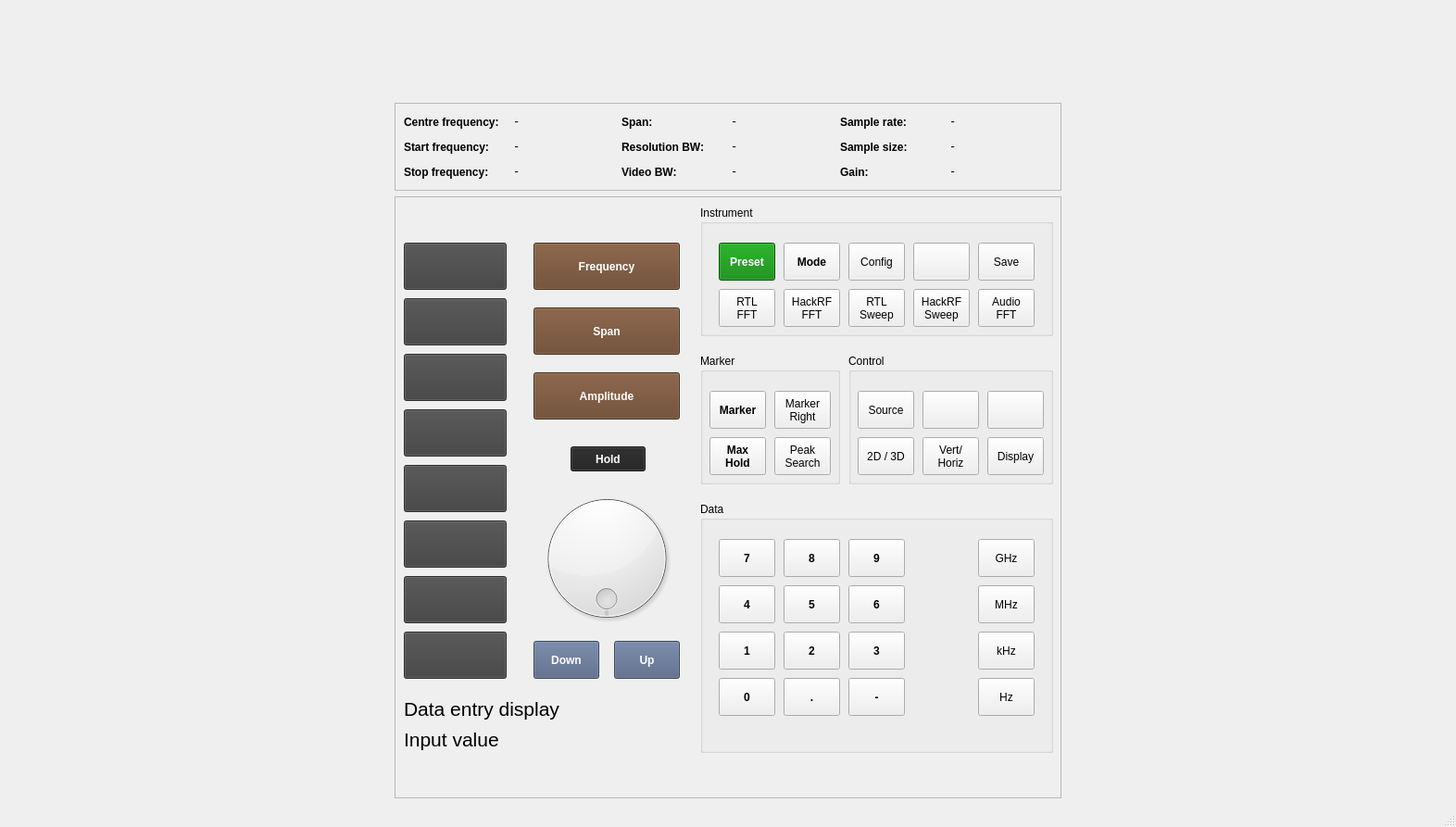
<?xml version="1.0" encoding="UTF-8"?>
<ui version="4.0">
 <class>mainWindow</class>
 <widget class="QMainWindow" name="mainWindow">
  <property name="geometry">
   <rect>
    <x>0</x>
    <y>0</y>
    <width>1572</width>
    <height>893</height>
   </rect>
  </property>
  <property name="windowTitle">
   <string>Top Dog Spectrum Analyser</string>
  </property>
  <widget class="QWidget" name="centralwidget">
   <layout class="QHBoxLayout" name="horizontalLayout_2">
    <item>
     <layout class="QVBoxLayout" name="verticalLayout_3">
      <item>
       <layout class="QVBoxLayout" name="verticalLayout">
        <item>
         <widget class="QWidget" name="graphical_display" native="true">
          <layout class="QHBoxLayout" name="horizontalLayout_3"/>
         </widget>
        </item>
        <item>
         <widget class="QFrame" name="frame_2">
          <property name="maximumSize">
           <size>
            <width>16777215</width>
            <height>100</height>
           </size>
          </property>
          <property name="frameShape">
           <enum>QFrame::StyledPanel</enum>
          </property>
          <property name="frameShadow">
           <enum>QFrame::Raised</enum>
          </property>
          <layout class="QGridLayout" name="gridLayout">
           <item row="0" column="0">
            <layout class="QHBoxLayout" name="horizontalLayout_5">
             <item>
              <widget class="QLabel" name="label_centre_freq">
               <property name="font">
                <font>
                 <bold>true</bold>
                </font>
               </property>
               <property name="text">
                <string>Centre frequency:</string>
               </property>
              </widget>
             </item>
             <item>
              <widget class="QLabel" name="output_centre_freq">
               <property name="font">
                <font>
                 <family>Monospace</family>
                </font>
               </property>
               <property name="text">
                <string>-</string>
               </property>
              </widget>
             </item>
            </layout>
           </item>
           <item row="0" column="1">
            <layout class="QHBoxLayout" name="horizontalLayout_6">
             <item>
              <widget class="QLabel" name="label_span">
               <property name="font">
                <font>
                 <bold>true</bold>
                </font>
               </property>
               <property name="text">
                <string>Span:</string>
               </property>
              </widget>
             </item>
             <item>
              <widget class="QLabel" name="output_span">
               <property name="font">
                <font>
                 <family>Monospace</family>
                </font>
               </property>
               <property name="text">
                <string>-</string>
               </property>
              </widget>
             </item>
            </layout>
           </item>
           <item row="2" column="0">
            <layout class="QHBoxLayout" name="horizontalLayout_8">
             <item>
              <widget class="QLabel" name="label_start_freq">
               <property name="font">
                <font>
                 <bold>true</bold>
                </font>
               </property>
               <property name="text">
                <string>Start frequency:</string>
               </property>
              </widget>
             </item>
             <item>
              <widget class="QLabel" name="output_start_freq">
               <property name="font">
                <font>
                 <family>Monospace</family>
                </font>
               </property>
               <property name="text">
                <string>-</string>
               </property>
              </widget>
             </item>
            </layout>
           </item>
           <item row="3" column="0">
            <layout class="QHBoxLayout" name="horizontalLayout_11">
             <item>
              <widget class="QLabel" name="label_stop_freq">
               <property name="font">
                <font>
                 <bold>true</bold>
                </font>
               </property>
               <property name="text">
                <string>Stop frequency:</string>
               </property>
              </widget>
             </item>
             <item>
              <widget class="QLabel" name="output_stop_freq">
               <property name="font">
                <font>
                 <family>Monospace</family>
                </font>
               </property>
               <property name="text">
                <string>-</string>
               </property>
              </widget>
             </item>
            </layout>
           </item>
           <item row="3" column="1">
            <layout class="QHBoxLayout" name="horizontalLayout_7">
             <item>
              <widget class="QLabel" name="label_video_bw">
               <property name="font">
                <font>
                 <bold>true</bold>
                </font>
               </property>
               <property name="text">
                <string>Video BW:</string>
               </property>
              </widget>
             </item>
             <item>
              <widget class="QLabel" name="output_video_bw">
               <property name="font">
                <font>
                 <family>Monospace</family>
                </font>
               </property>
               <property name="text">
                <string>-</string>
               </property>
              </widget>
             </item>
            </layout>
           </item>
           <item row="0" column="2">
            <layout class="QHBoxLayout" name="horizontalLayout_10">
             <item>
              <widget class="QLabel" name="label_sample_rate">
               <property name="font">
                <font>
                 <bold>true</bold>
                </font>
               </property>
               <property name="text">
                <string>Sample rate:</string>
               </property>
              </widget>
             </item>
             <item>
              <widget class="QLabel" name="output_sample_rate">
               <property name="font">
                <font>
                 <family>Monospace</family>
                </font>
               </property>
               <property name="text">
                <string>-</string>
               </property>
              </widget>
             </item>
            </layout>
           </item>
           <item row="2" column="1">
            <layout class="QHBoxLayout" name="horizontalLayout_4">
             <item>
              <widget class="QLabel" name="label_res_bw">
               <property name="font">
                <font>
                 <bold>true</bold>
                </font>
               </property>
               <property name="text">
                <string>Resolution BW:</string>
               </property>
              </widget>
             </item>
             <item>
              <widget class="QLabel" name="output_res_bw">
               <property name="font">
                <font>
                 <family>Monospace</family>
                </font>
               </property>
               <property name="text">
                <string>-</string>
               </property>
              </widget>
             </item>
            </layout>
           </item>
           <item row="3" column="2">
            <layout class="QHBoxLayout" name="horizontalLayout_9">
             <item>
              <widget class="QLabel" name="label_gain">
               <property name="font">
                <font>
                 <bold>true</bold>
                </font>
               </property>
               <property name="text">
                <string>Gain:</string>
               </property>
              </widget>
             </item>
             <item>
              <widget class="QLabel" name="output_gain">
               <property name="font">
                <font>
                 <family>Monospace</family>
                </font>
               </property>
               <property name="text">
                <string>-</string>
               </property>
              </widget>
             </item>
            </layout>
           </item>
           <item row="2" column="2">
            <layout class="QHBoxLayout" name="horizontalLayout_12">
             <item>
              <widget class="QLabel" name="label_sample_size">
               <property name="font">
                <font>
                 <bold>true</bold>
                </font>
               </property>
               <property name="text">
                <string>Sample size:</string>
               </property>
              </widget>
             </item>
             <item>
              <widget class="QLabel" name="output_sample_size">
               <property name="font">
                <font>
                 <family>Monospace</family>
                </font>
               </property>
               <property name="text">
                <string>-</string>
               </property>
              </widget>
             </item>
            </layout>
           </item>
          </layout>
         </widget>
        </item>
       </layout>
      </item>
      <item>
       <layout class="QHBoxLayout" name="horizontalLayout">
        <item>
         <widget class="QFrame" name="frame">
          <property name="minimumSize">
           <size>
            <width>720</width>
            <height>650</height>
           </size>
          </property>
          <property name="maximumSize">
           <size>
            <width>720</width>
            <height>650</height>
           </size>
          </property>
          <property name="frameShape">
           <enum>QFrame::StyledPanel</enum>
          </property>
          <property name="frameShadow">
           <enum>QFrame::Raised</enum>
          </property>
          <widget class="QPushButton" name="buttonsoft2">
           <property name="geometry">
            <rect>
             <x>10</x>
             <y>110</y>
             <width>111</width>
             <height>51</height>
            </rect>
           </property>
           <property name="font">
            <font>
             <bold>true</bold>
            </font>
           </property>
           <property name="styleSheet">
            <string notr="true">background-color: #404040; color: white; font-weight: bold; width: 20px; </string>
           </property>
           <property name="text">
            <string/>
           </property>
          </widget>
          <widget class="QGroupBox" name="groupmarker">
           <property name="geometry">
            <rect>
             <x>330</x>
             <y>170</y>
             <width>151</width>
             <height>141</height>
            </rect>
           </property>
           <property name="title">
            <string>Marker</string>
           </property>
           <widget class="QPushButton" name="buttonmarker1">
            <property name="geometry">
             <rect>
              <x>10</x>
              <y>40</y>
              <width>61</width>
              <height>41</height>
             </rect>
            </property>
            <property name="font">
             <font>
              <bold>true</bold>
             </font>
            </property>
            <property name="styleSheet">
             <string notr="true"/>
            </property>
            <property name="text">
             <string>Marker</string>
            </property>
           </widget>
           <widget class="QPushButton" name="buttonmarker2">
            <property name="geometry">
             <rect>
              <x>80</x>
              <y>40</y>
              <width>61</width>
              <height>41</height>
             </rect>
            </property>
            <property name="text">
             <string>Marker
Right</string>
            </property>
           </widget>
           <widget class="QPushButton" name="button_peak">
            <property name="geometry">
             <rect>
              <x>80</x>
              <y>90</y>
              <width>61</width>
              <height>41</height>
             </rect>
            </property>
            <property name="text">
             <string>Peak
Search</string>
            </property>
           </widget>
           <widget class="QPushButton" name="buttonmaxhold">
            <property name="geometry">
             <rect>
              <x>10</x>
              <y>90</y>
              <width>61</width>
              <height>41</height>
             </rect>
            </property>
            <property name="font">
             <font>
              <bold>true</bold>
             </font>
            </property>
            <property name="styleSheet">
             <string notr="true"/>
            </property>
            <property name="text">
             <string>Max
Hold</string>
            </property>
           </widget>
          </widget>
          <widget class="QGroupBox" name="groupcontrol">
           <property name="geometry">
            <rect>
             <x>490</x>
             <y>170</y>
             <width>221</width>
             <height>141</height>
            </rect>
           </property>
           <property name="title">
            <string>Control</string>
           </property>
           <widget class="QPushButton" name="buttoncontrol2">
            <property name="geometry">
             <rect>
              <x>80</x>
              <y>40</y>
              <width>61</width>
              <height>41</height>
             </rect>
            </property>
            <property name="text">
             <string/>
            </property>
           </widget>
           <widget class="QPushButton" name="button2d3d">
            <property name="geometry">
             <rect>
              <x>10</x>
              <y>90</y>
              <width>61</width>
              <height>41</height>
             </rect>
            </property>
            <property name="text">
             <string>2D / 3D</string>
            </property>
           </widget>
           <widget class="QPushButton" name="buttonsource">
            <property name="geometry">
             <rect>
              <x>10</x>
              <y>40</y>
              <width>61</width>
              <height>41</height>
             </rect>
            </property>
            <property name="text">
             <string>Source</string>
            </property>
           </widget>
           <widget class="QPushButton" name="buttoncontrol3">
            <property name="geometry">
             <rect>
              <x>150</x>
              <y>40</y>
              <width>61</width>
              <height>41</height>
             </rect>
            </property>
            <property name="text">
             <string/>
            </property>
           </widget>
           <widget class="QPushButton" name="buttoncontrol6">
            <property name="geometry">
             <rect>
              <x>150</x>
              <y>90</y>
              <width>61</width>
              <height>41</height>
             </rect>
            </property>
            <property name="text">
             <string>Display</string>
            </property>
           </widget>
           <widget class="QPushButton" name="buttonverthoriz">
            <property name="geometry">
             <rect>
              <x>80</x>
              <y>90</y>
              <width>61</width>
              <height>41</height>
             </rect>
            </property>
            <property name="text">
             <string>Vert/
Horiz</string>
            </property>
           </widget>
          </widget>
          <widget class="QPushButton" name="buttonsoft1">
           <property name="geometry">
            <rect>
             <x>10</x>
             <y>50</y>
             <width>111</width>
             <height>51</height>
            </rect>
           </property>
           <property name="font">
            <font>
             <bold>true</bold>
            </font>
           </property>
           <property name="styleSheet">
            <string notr="true">background-color: #404040; color: white; font-weight: bold; width: 20px; </string>
           </property>
           <property name="text">
            <string/>
           </property>
          </widget>
          <widget class="QDial" name="dial">
           <property name="geometry">
            <rect>
             <x>150</x>
             <y>310</y>
             <width>158</width>
             <height>161</height>
            </rect>
           </property>
           <property name="wrapping">
            <bool>true</bool>
           </property>
          </widget>
          <widget class="QPushButton" name="buttonsoft3">
           <property name="geometry">
            <rect>
             <x>10</x>
             <y>170</y>
             <width>111</width>
             <height>51</height>
            </rect>
           </property>
           <property name="font">
            <font>
             <bold>true</bold>
            </font>
           </property>
           <property name="styleSheet">
            <string notr="true">background-color: #404040; color: white; font-weight: bold; width: 20px; </string>
           </property>
           <property name="text">
            <string/>
           </property>
          </widget>
          <widget class="QPushButton" name="button_hold">
           <property name="enabled">
            <bool>true</bool>
           </property>
           <property name="geometry">
            <rect>
             <x>190</x>
             <y>270</y>
             <width>81</width>
             <height>27</height>
            </rect>
           </property>
           <property name="font">
            <font>
             <bold>true</bold>
            </font>
           </property>
           <property name="styleSheet">
            <string notr="true">background-color: #222222; color: white; font-weight: bold</string>
           </property>
           <property name="text">
            <string>Hold</string>
           </property>
           <property name="checkable">
            <bool>false</bool>
           </property>
           <property name="default">
            <bool>false</bool>
           </property>
           <property name="flat">
            <bool>false</bool>
           </property>
          </widget>
          <widget class="QPushButton" name="buttonsoft6">
           <property name="geometry">
            <rect>
             <x>10</x>
             <y>350</y>
             <width>111</width>
             <height>51</height>
            </rect>
           </property>
           <property name="font">
            <font>
             <bold>true</bold>
            </font>
           </property>
           <property name="styleSheet">
            <string notr="true">background-color: #404040; color: white; font-weight: bold; width: 20px; </string>
           </property>
           <property name="text">
            <string/>
           </property>
          </widget>
          <widget class="QPushButton" name="buttonsoft8">
           <property name="geometry">
            <rect>
             <x>10</x>
             <y>470</y>
             <width>111</width>
             <height>51</height>
            </rect>
           </property>
           <property name="font">
            <font>
             <bold>true</bold>
            </font>
           </property>
           <property name="styleSheet">
            <string notr="true">background-color: #404040; color: white; font-weight: bold; width: 20px; </string>
           </property>
           <property name="text">
            <string/>
           </property>
          </widget>
          <widget class="QGroupBox" name="groupinstrument">
           <property name="geometry">
            <rect>
             <x>330</x>
             <y>10</y>
             <width>381</width>
             <height>141</height>
            </rect>
           </property>
           <property name="title">
            <string>Instrument</string>
           </property>
           <widget class="QPushButton" name="button_preset">
            <property name="geometry">
             <rect>
              <x>20</x>
              <y>40</y>
              <width>61</width>
              <height>41</height>
             </rect>
            </property>
            <property name="font">
             <font>
              <bold>true</bold>
             </font>
            </property>
            <property name="styleSheet">
             <string notr="true">background-color: #008000; color: white; font-weight: bold</string>
            </property>
            <property name="text">
             <string>Preset</string>
            </property>
           </widget>
           <widget class="QPushButton" name="buttonconfig">
            <property name="geometry">
             <rect>
              <x>160</x>
              <y>40</y>
              <width>61</width>
              <height>41</height>
             </rect>
            </property>
            <property name="text">
             <string>Config</string>
            </property>
           </widget>
           <widget class="QPushButton" name="buttoninstrument3">
            <property name="geometry">
             <rect>
              <x>230</x>
              <y>40</y>
              <width>61</width>
              <height>41</height>
             </rect>
            </property>
            <property name="text">
             <string/>
            </property>
           </widget>
           <widget class="QPushButton" name="button_rtl_fft">
            <property name="geometry">
             <rect>
              <x>20</x>
              <y>90</y>
              <width>61</width>
              <height>41</height>
             </rect>
            </property>
            <property name="text">
             <string>RTL
FFT</string>
            </property>
           </widget>
           <widget class="QPushButton" name="button_rtl_sweep">
            <property name="geometry">
             <rect>
              <x>160</x>
              <y>90</y>
              <width>61</width>
              <height>41</height>
             </rect>
            </property>
            <property name="text">
             <string>RTL
Sweep</string>
            </property>
           </widget>
           <widget class="QPushButton" name="button_hackrf_fft">
            <property name="geometry">
             <rect>
              <x>90</x>
              <y>90</y>
              <width>61</width>
              <height>41</height>
             </rect>
            </property>
            <property name="text">
             <string>HackRF
FFT</string>
            </property>
           </widget>
           <widget class="QPushButton" name="button_hackrf_sweep">
            <property name="geometry">
             <rect>
              <x>230</x>
              <y>90</y>
              <width>61</width>
              <height>41</height>
             </rect>
            </property>
            <property name="text">
             <string>HackRF
Sweep</string>
            </property>
           </widget>
           <widget class="QPushButton" name="buttoninstrument7">
            <property name="geometry">
             <rect>
              <x>300</x>
              <y>40</y>
              <width>61</width>
              <height>41</height>
             </rect>
            </property>
            <property name="text">
             <string>Save</string>
            </property>
           </widget>
           <widget class="QPushButton" name="button_audio_fft">
            <property name="geometry">
             <rect>
              <x>300</x>
              <y>90</y>
              <width>61</width>
              <height>41</height>
             </rect>
            </property>
            <property name="text">
             <string>Audio
FFT</string>
            </property>
           </widget>
           <widget class="QPushButton" name="button_mode">
            <property name="geometry">
             <rect>
              <x>90</x>
              <y>40</y>
              <width>61</width>
              <height>41</height>
             </rect>
            </property>
            <property name="font">
             <font>
              <bold>true</bold>
             </font>
            </property>
            <property name="styleSheet">
             <string notr="true"/>
            </property>
            <property name="text">
             <string>Mode</string>
            </property>
           </widget>
          </widget>
          <widget class="QPushButton" name="button_frequency">
           <property name="enabled">
            <bool>true</bool>
           </property>
           <property name="geometry">
            <rect>
             <x>150</x>
             <y>50</y>
             <width>158</width>
             <height>51</height>
            </rect>
           </property>
           <property name="font">
            <font>
             <bold>true</bold>
            </font>
           </property>
           <property name="toolTip">
            <string/>
           </property>
           <property name="toolTipDuration">
            <number>1</number>
           </property>
           <property name="statusTip">
            <string/>
           </property>
           <property name="whatsThis">
            <string/>
           </property>
           <property name="accessibleDescription">
            <string/>
           </property>
           <property name="autoFillBackground">
            <bool>false</bool>
           </property>
           <property name="styleSheet">
            <string notr="true">background-color: #664228; color: white; font-weight: bold</string>
           </property>
           <property name="text">
            <string>Frequency</string>
           </property>
          </widget>
          <widget class="QPushButton" name="button_up">
           <property name="geometry">
            <rect>
             <x>237</x>
             <y>480</y>
             <width>71</width>
             <height>41</height>
            </rect>
           </property>
           <property name="font">
            <font>
             <bold>true</bold>
            </font>
           </property>
           <property name="styleSheet">
            <string notr="true">background-color: #506080; color: white; font-weight: bold</string>
           </property>
           <property name="text">
            <string>Up</string>
           </property>
          </widget>
          <widget class="QPushButton" name="button_span">
           <property name="geometry">
            <rect>
             <x>150</x>
             <y>120</y>
             <width>158</width>
             <height>51</height>
            </rect>
           </property>
           <property name="font">
            <font>
             <bold>true</bold>
            </font>
           </property>
           <property name="styleSheet">
            <string notr="true">background-color: #664228; color: white; font-weight: bold</string>
           </property>
           <property name="text">
            <string>Span</string>
           </property>
          </widget>
          <widget class="QPushButton" name="button_amplitude">
           <property name="geometry">
            <rect>
             <x>150</x>
             <y>190</y>
             <width>158</width>
             <height>51</height>
            </rect>
           </property>
           <property name="font">
            <font>
             <bold>true</bold>
            </font>
           </property>
           <property name="styleSheet">
            <string notr="true">background-color: #664228; color: white; font-weight: bold</string>
           </property>
           <property name="text">
            <string>Amplitude</string>
           </property>
          </widget>
          <widget class="QPushButton" name="buttonsoft4">
           <property name="geometry">
            <rect>
             <x>10</x>
             <y>230</y>
             <width>111</width>
             <height>51</height>
            </rect>
           </property>
           <property name="font">
            <font>
             <bold>true</bold>
            </font>
           </property>
           <property name="styleSheet">
            <string notr="true">background-color: #404040; color: white; font-weight: bold; width: 20px; </string>
           </property>
           <property name="text">
            <string/>
           </property>
          </widget>
          <widget class="QPushButton" name="button_down">
           <property name="geometry">
            <rect>
             <x>150</x>
             <y>480</y>
             <width>71</width>
             <height>41</height>
            </rect>
           </property>
           <property name="font">
            <font>
             <bold>true</bold>
            </font>
           </property>
           <property name="styleSheet">
            <string notr="true">background-color: #506080; color: white; font-weight: bold</string>
           </property>
           <property name="text">
            <string>Down</string>
           </property>
          </widget>
          <widget class="QPushButton" name="buttonsoft5">
           <property name="geometry">
            <rect>
             <x>10</x>
             <y>290</y>
             <width>111</width>
             <height>51</height>
            </rect>
           </property>
           <property name="font">
            <font>
             <bold>true</bold>
            </font>
           </property>
           <property name="styleSheet">
            <string notr="true">background-color: #404040; color: white; font-weight: bold; width: 20px; </string>
           </property>
           <property name="text">
            <string/>
           </property>
          </widget>
          <widget class="QGroupBox" name="groupdata">
           <property name="geometry">
            <rect>
             <x>330</x>
             <y>330</y>
             <width>381</width>
             <height>271</height>
            </rect>
           </property>
           <property name="title">
            <string>Data</string>
           </property>
           <widget class="QPushButton" name="buttondata7">
            <property name="geometry">
             <rect>
              <x>20</x>
              <y>40</y>
              <width>61</width>
              <height>41</height>
             </rect>
            </property>
            <property name="font">
             <font>
              <bold>true</bold>
             </font>
            </property>
            <property name="styleSheet">
             <string notr="true"/>
            </property>
            <property name="text">
             <string>7</string>
            </property>
           </widget>
           <widget class="QPushButton" name="buttondata8">
            <property name="geometry">
             <rect>
              <x>90</x>
              <y>40</y>
              <width>61</width>
              <height>41</height>
             </rect>
            </property>
            <property name="font">
             <font>
              <bold>true</bold>
             </font>
            </property>
            <property name="text">
             <string>8</string>
            </property>
           </widget>
           <widget class="QPushButton" name="buttondata9">
            <property name="geometry">
             <rect>
              <x>160</x>
              <y>40</y>
              <width>61</width>
              <height>41</height>
             </rect>
            </property>
            <property name="font">
             <font>
              <bold>true</bold>
             </font>
            </property>
            <property name="text">
             <string>9</string>
            </property>
           </widget>
           <widget class="QPushButton" name="buttonghz">
            <property name="geometry">
             <rect>
              <x>300</x>
              <y>40</y>
              <width>61</width>
              <height>41</height>
             </rect>
            </property>
            <property name="text">
             <string>GHz</string>
            </property>
           </widget>
           <widget class="QPushButton" name="buttonmhz">
            <property name="geometry">
             <rect>
              <x>300</x>
              <y>90</y>
              <width>61</width>
              <height>41</height>
             </rect>
            </property>
            <property name="text">
             <string>MHz</string>
            </property>
           </widget>
           <widget class="QPushButton" name="buttondata5">
            <property name="geometry">
             <rect>
              <x>90</x>
              <y>90</y>
              <width>61</width>
              <height>41</height>
             </rect>
            </property>
            <property name="font">
             <font>
              <bold>true</bold>
             </font>
            </property>
            <property name="text">
             <string>5</string>
            </property>
           </widget>
           <widget class="QPushButton" name="buttondata6">
            <property name="geometry">
             <rect>
              <x>160</x>
              <y>90</y>
              <width>61</width>
              <height>41</height>
             </rect>
            </property>
            <property name="font">
             <font>
              <bold>true</bold>
             </font>
            </property>
            <property name="text">
             <string>6</string>
            </property>
           </widget>
           <widget class="QPushButton" name="buttondata4">
            <property name="geometry">
             <rect>
              <x>20</x>
              <y>90</y>
              <width>61</width>
              <height>41</height>
             </rect>
            </property>
            <property name="font">
             <font>
              <bold>true</bold>
             </font>
            </property>
            <property name="styleSheet">
             <string notr="true"/>
            </property>
            <property name="text">
             <string>4</string>
            </property>
           </widget>
           <widget class="QPushButton" name="buttondata0">
            <property name="geometry">
             <rect>
              <x>20</x>
              <y>190</y>
              <width>61</width>
              <height>41</height>
             </rect>
            </property>
            <property name="font">
             <font>
              <bold>true</bold>
             </font>
            </property>
            <property name="styleSheet">
             <string notr="true"/>
            </property>
            <property name="text">
             <string>0</string>
            </property>
           </widget>
           <widget class="QPushButton" name="buttondata2">
            <property name="geometry">
             <rect>
              <x>90</x>
              <y>140</y>
              <width>61</width>
              <height>41</height>
             </rect>
            </property>
            <property name="font">
             <font>
              <bold>true</bold>
             </font>
            </property>
            <property name="text">
             <string>2</string>
            </property>
           </widget>
           <widget class="QPushButton" name="buttondata3">
            <property name="geometry">
             <rect>
              <x>160</x>
              <y>140</y>
              <width>61</width>
              <height>41</height>
             </rect>
            </property>
            <property name="font">
             <font>
              <bold>true</bold>
             </font>
            </property>
            <property name="text">
             <string>3</string>
            </property>
           </widget>
           <widget class="QPushButton" name="buttondot">
            <property name="geometry">
             <rect>
              <x>90</x>
              <y>190</y>
              <width>61</width>
              <height>41</height>
             </rect>
            </property>
            <property name="font">
             <font>
              <bold>true</bold>
             </font>
            </property>
            <property name="text">
             <string>.</string>
            </property>
           </widget>
           <widget class="QPushButton" name="buttondata1">
            <property name="geometry">
             <rect>
              <x>20</x>
              <y>140</y>
              <width>61</width>
              <height>41</height>
             </rect>
            </property>
            <property name="font">
             <font>
              <bold>true</bold>
             </font>
            </property>
            <property name="styleSheet">
             <string notr="true"/>
            </property>
            <property name="text">
             <string>1</string>
            </property>
           </widget>
           <widget class="QPushButton" name="buttonminus">
            <property name="geometry">
             <rect>
              <x>160</x>
              <y>190</y>
              <width>61</width>
              <height>41</height>
             </rect>
            </property>
            <property name="font">
             <font>
              <bold>true</bold>
             </font>
            </property>
            <property name="text">
             <string>-</string>
            </property>
           </widget>
           <widget class="QPushButton" name="buttonkhz">
            <property name="geometry">
             <rect>
              <x>300</x>
              <y>140</y>
              <width>61</width>
              <height>41</height>
             </rect>
            </property>
            <property name="text">
             <string>kHz</string>
            </property>
           </widget>
           <widget class="QPushButton" name="buttonhz">
            <property name="geometry">
             <rect>
              <x>300</x>
              <y>190</y>
              <width>61</width>
              <height>41</height>
             </rect>
            </property>
            <property name="text">
             <string>Hz</string>
            </property>
           </widget>
          </widget>
          <widget class="QPushButton" name="buttonsoft7">
           <property name="geometry">
            <rect>
             <x>10</x>
             <y>410</y>
             <width>111</width>
             <height>51</height>
            </rect>
           </property>
           <property name="font">
            <font>
             <bold>true</bold>
            </font>
           </property>
           <property name="styleSheet">
            <string notr="true">background-color: #404040; color: white; font-weight: bold; width: 20px; </string>
           </property>
           <property name="text">
            <string/>
           </property>
          </widget>
          <widget class="QWidget" name="horizontalLayoutWidget">
           <property name="geometry">
            <rect>
             <x>10</x>
             <y>540</y>
             <width>301</width>
             <height>60</height>
            </rect>
           </property>
           <layout class="QVBoxLayout" name="verticalLayout_2">
            <item>
             <widget class="QLabel" name="status_label">
              <property name="font">
               <font>
                <pointsize>16</pointsize>
               </font>
              </property>
              <property name="text">
               <string>Data entry display</string>
              </property>
             </widget>
            </item>
            <item>
             <widget class="QLabel" name="input_value">
              <property name="font">
               <font>
                <pointsize>16</pointsize>
               </font>
              </property>
              <property name="text">
               <string>Input value</string>
              </property>
             </widget>
            </item>
           </layout>
          </widget>
         </widget>
        </item>
       </layout>
      </item>
     </layout>
    </item>
   </layout>
  </widget>
  <widget class="QMenuBar" name="menubar">
   <property name="geometry">
    <rect>
     <x>0</x>
     <y>0</y>
     <width>1572</width>
     <height>23</height>
    </rect>
   </property>
  </widget>
  <widget class="QStatusBar" name="statusbar"/>
 </widget>
 <resources/>
 <connections/>
</ui>
